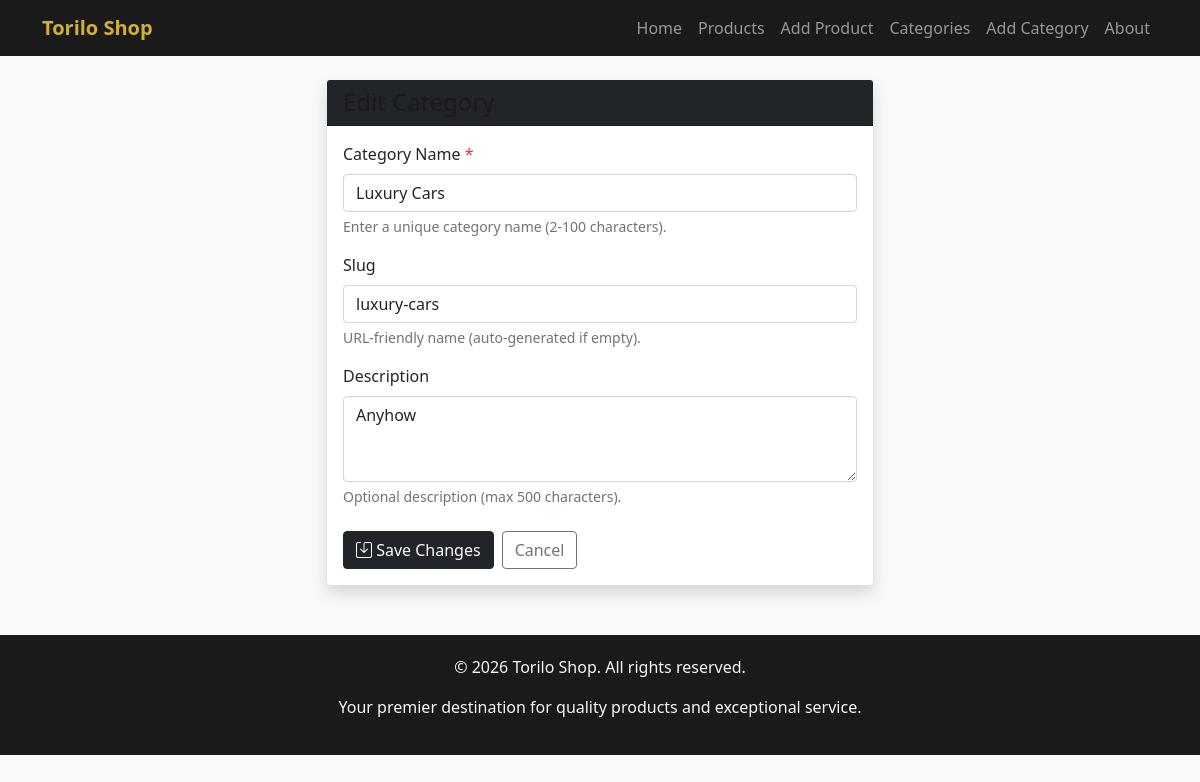
The app's page /categories/luxury-cars/edit/ with its own data.
### products/models.py (models this page shows, shortened)
class Category(models.Model):
    name = models.CharField(max_length=100)
    slug = models.SlugField(blank=True)
    description = models.TextField(blank=True)
    class Meta:
        verbose_name_plural = "Categories"

### products/views.py (the view)
# urls.py: path('categories/<slug:slug>/edit/', views.edit_category, name='edit_category'),
def edit_category(request, slug):
    category = get_object_or_404(Category, slug=slug)
    if request.method == 'POST':
        form = CategoryForm(request.POST, instance=category)
        if form.is_valid():
            category = form.save()
            messages.success(request, f'Category "{category.name}" updated successfully!')
            return redirect('category_list')
    else:
        form = CategoryForm(instance=category)
    context = {'form': form, 'title': f'Edit {category.name}', 'category': category}
    return render(request, 'products/edit_category.html', context)

### products/forms.py (shortened to what this page needs)
class CategoryForm(forms.ModelForm):
    class Meta:
        model = Category
        fields = ['name', 'slug', 'description']
        widgets = {
            'name': forms.TextInput(attrs={
                'class': 'form-control',
                'placeholder': 'Enter category name'
            }),
            'slug': forms.TextInput(attrs={
                'class': 'form-control',
                'placeholder': 'auto-generated if empty'
            }),
            'description': forms.Textarea(attrs={
                'class': 'form-control',
                'placeholder': 'Enter category description (optional)',
                'rows': 3
            }),
        }

### templates/products/edit_category.html (shortened to what this page needs)
{% extends 'base.html' %}
{% block content %}
<div class="row justify-content-center">
    <div class="col-md-6">
        <div class="card shadow">
            <div class="card-header bg-dark text-white">
                <h4 class="mb-0">Edit Category</h4>
            </div>
            <div class="card-body">
                <form method="post" novalidate>
                    <div class="mb-3">
                        <label for="{{ form.name.id_for_label }}" class="form-label">
                            Category Name <span class="text-danger">*</span>
                        </label>
                        {{ form.name }}
                        <div class="form-text">Enter a unique category name (2-100 characters).</div>
                    </div>
                    <div class="mb-3">
                        <label for="{{ form.slug.id_for_label }}" class="form-label">
                            Slug
                        </label>
                        {{ form.slug }}
                        <div class="form-text">URL-friendly name (auto-generated if empty).</div>
                    </div>
                    <div class="mb-3">
                        <label for="{{ form.description.id_for_label }}" class="form-label">
                            Description
                        </label>
                        {{ form.description }}
                        <div class="form-text">Optional description (max 500 characters).</div>
                    </div>
                    <div class="d-flex gap-2 mt-4">
                        <button type="submit" class="btn btn-dark">
                            <i class="bi bi-save"></i> Save Changes
                        </button>
                        <a href="{% url 'category_list' %}" class="btn btn-outline-secondary">
                            Cancel
                        </a>
                    </div>
                </form>
            </div>
        </div>
    </div>
</div>
{% endblock %}

### templates/base.html (style rules this page uses)
:root { --primary-black: #1a1a1a; --secondary-black: #2d2d2d; --accent-gold: #d4af37; --accent-silver: #c0c0c0; --text-light: #f5f5f5; --text-dark: #333333; }
body { background-color: #f9f9f9; min-height: 100vh; }
.card { border: none; box-shadow: 0 2px 8px rgba(0,0,0,0.1); }
.card-header { background-color: var(--primary-black); color: var(--text-light); }
h1, h2, h3, h4, h5, h6 { color: var(--primary-black); }

### records on screen
Category: name "Luxury Cars", slug "luxury-cars", description "Anyhow"
